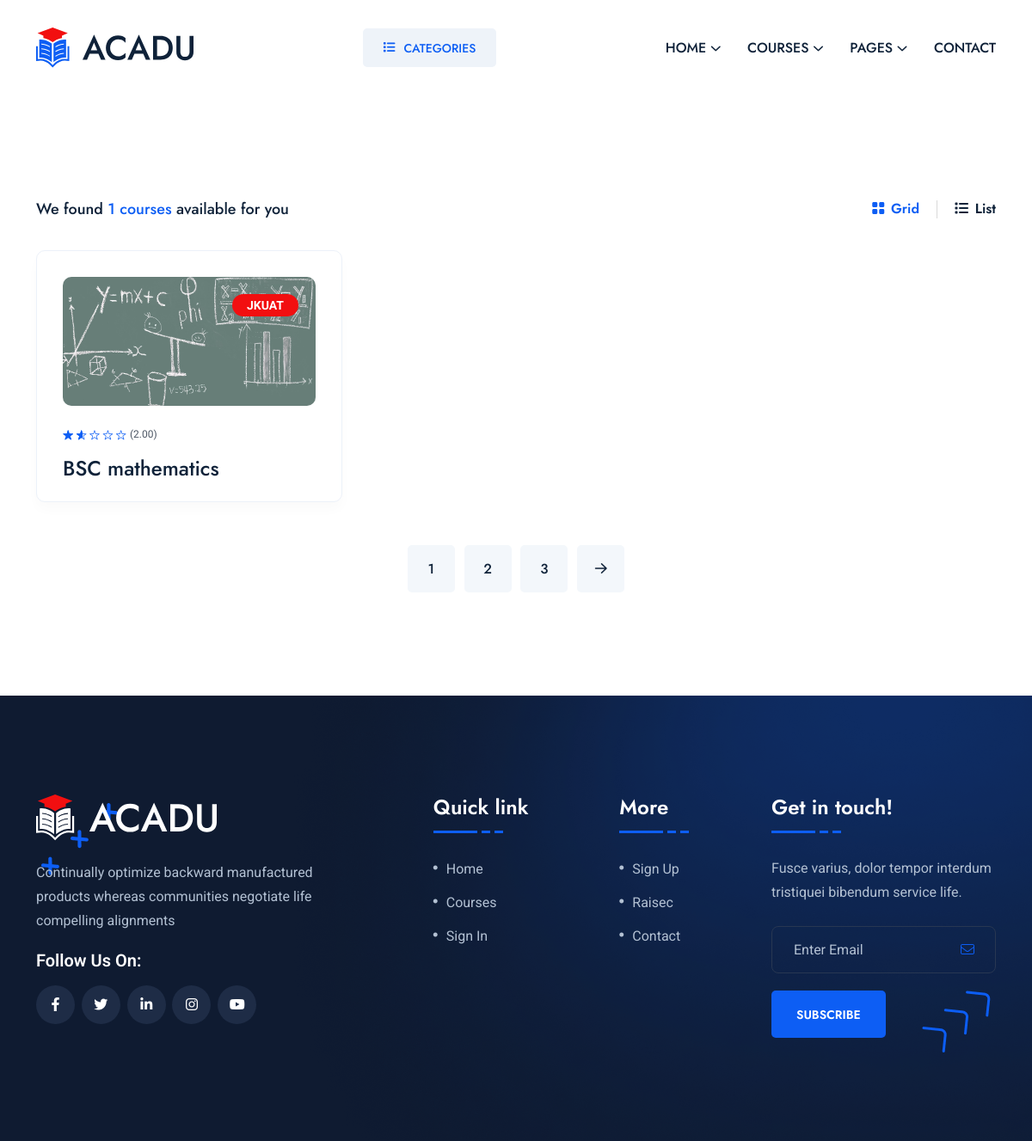
Page /courses/ on the committed database.
### courses/models.py (models this page shows, shortened)
class Course(models.Model):
    user = models.ForeignKey(UserTable,on_delete = models.CASCADE , blank  = True , null = True)
    raisec_group =  models.ForeignKey(RaisecGroup,on_delete = models.CASCADE , blank  = True , null = True)
    cluster_name = models.ForeignKey(ClusterClasses,on_delete = models.CASCADE,blank= True,null = True)
    university = models.CharField(max_length =  255)
    course_title = models.CharField(max_length =  255)
    course_image = models.ImageField(upload_to =  upload_image_path)
    short_description = models.CharField(max_length = 255 , blank = True,null = True)
    course_description =  models.TextField()
    ratting_percentage = models.PositiveBigIntegerField(blank = True,null = True)
    miniumu_requirement = models.ForeignKey(MinimumRequirement,on_delete = models.CASCADE,blank= True,null = True)
    is_published = models.BooleanField(default = True)
    is_instructor = models.BooleanField(default = False)

### homepage/views.py (the view)
# urls.py: path('courses/',courses,name='courses'),
def courses(request):
    all_courses = Course.objects.all()
    all_category =  ClusterClasses.objects.all()
    adverts = AdvertUserLinks.objects.all()
    context = {
        'courses' : all_courses,
        'course_category': all_category,
        'adverts' : adverts,
        'len_courses' :  len(all_courses)
    }
    return render(request,'course.html',context)

### homepage/templates/course.html (shortened to what this page needs)
{% extends 'base.html' %}
{% load static %}
{% block content %}
<section class="space-top space-extra-bottom">
    <div class="container">
       <div class="as-sort-bar">
          <div class="row justify-content-between align-items-center">
             <div class="col-md-auto"><span class="course-result-count">We found <span class="text-theme">{{len_courses}} courses</span> available for you</span></div>
             <div class="col-md-auto">
                <div class="nav" role="tablist"><a href="#" class="active" id="tab-course-grid" data-bs-toggle="tab" data-bs-target="#tab-grid" role="tab" aria-controls="tab-grid" aria-selected="true"><i class="fa-solid fa-grid-2"></i> Grid</a> <a href="#" id="tab-course-list" data-bs-toggle="tab" data-bs-target="#tab-list" role="tab" aria-controls="tab-grid" aria-selected="false"><i class="fas fa-list"></i> List</a></div>
             </div>
          </div>
       </div>
       <div class="tab-content" id="nav-tabContent">
          <div class="tab-pane fade active show" id="tab-grid" role="tabpanel" aria-labelledby="tab-course-grid">
             <div class="row gy-4 mb-30">
               {% if courses %}
               {% for u in courses  %}
               <div class="col-md-6 col-lg-4 col-xxl-3">
                  <div class="course-box style4">
                     <div class="course-img"><img  height="200"  width="240" src="{{u.course_image.url}}" alt="course"> <span class="tag">{{u.university}}</span></div>
                     <div class="course-content">
                        <div class="course-author">
                           <div class="course-rating">
                              {% if u.ratting_percentage <= 30 %}
                              <div class="star-rating" role="img" aria-label="Rated 1.00 out of 5"><span style="width:{{u.ratting_percentage}}%">Rated <strong class="rating">1.00</strong> out of 5</span></div>
                              (2.00)
                           </div>
                           {% elif  u.ratting_percentage >=  40 and  u.ratting_percentage <= 70 %}
                           <div class="star-rating" role="img" aria-label="Rated 3.00 out of 5"><span style="width:{{u.ratting_percentage}}%">Rated <strong class="rating">3.00</strong> out of 5</span></div>
                           (3.00)
                        </div>
                        {% elif  u.ratting_percentage >=  71 and  u.ratting_percentage <= 95 %}
                        <div class="star-rating" role="img" aria-label="Rated 4.00 out of 5"><span style="width:{{u.ratting_percentage}}%">Rated <strong class="rating">4.00</strong> out of 5</span></div>
                        (4.00)
                     </div>
                     {% elif  u.ratting_percentage  >= 96 %}
                     <div class="star-rating" role="img" aria-label="Rated 5.00 out of 5"><span style="width:{{u.ratting_percentage}}%">Rated <strong class="rating">5.00</strong> out of 5</span></div>
                     (5.00)
                  </div>
                              {% endif %}
                        </div>
                        <h3 class="course-title"><a href="{% url 'homepage:courseDetails' u.id %}">{{u.course_title}}</a></h3>
                     </div>
                  </div>
               </div>
               {% endfor %}
               {% endif %}
             </div>
          </div>
       <div class="as-pagination text-center pt-20">
          <ul>
             <li><a href="blog.html">1</a></li>
             <li><a href="blog.html">2</a></li>
             <li><a href="blog.html">3</a></li>
             <li><a href="blog.html"><i class="far fa-arrow-right"></i></a></li>
          </ul>
       </div>
    </div>
 </section>
{% endblock content %}

### rows in the picture
Course: course_image (picture), university "JKUAT", {{ u.ratting_percentage }} 30 (drawn), course_title "BSC mathematics"

### other values in the picture
{{ len_courses }} "1"
